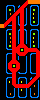

Rendered tile map (Tiled .tmx) drawn with the repository's tilesets; below, a short description and the full map source, tile grids included:
An orthogonal 10x25 tile map with 4x4 px tiles, 1 tile layer (Capa de Patrones 1).

<map version="1.0" tiledversion="1.0.2" orientation="orthogonal" renderorder="right-down" width="10" height="25" tilewidth="4" tileheight="4" nextobjectid="1">
 <tileset firstgid="1" source="tilesetFactory.tsx" />
 <layer name="Capa de Patrones 1" width="10" height="25">
  <data encoding="csv">
13,13,13,13,13,13,7,14,14,14,
13,1,6,2,1,7,12,1,6,2,
13,5,3,5,7,4,5,5,3,5,
13,5,16,7,12,4,5,5,15,5,
13,5,7,4,5,4,5,5,15,5,
13,7,12,4,5,4,5,5,3,5,
14,12,6,4,9,4,10,9,6,10,
13,1,6,4,1,4,2,1,6,2,
13,5,3,4,5,4,5,5,3,5,
13,5,16,4,5,4,5,5,15,5,
13,5,16,4,5,4,5,5,15,5,
13,5,3,4,7,4,8,5,3,5,
13,9,6,4,4,3,4,4,4,8,
13,1,6,4,11,4,12,1,6,4,
13,5,13,4,5,13,5,5,13,4,
13,5,7,4,8,13,5,5,13,4,
13,5,4,3,4,13,5,5,13,4,
13,5,11,4,12,13,5,5,13,4,
13,9,6,4,9,6,10,9,6,4,
13,1,6,4,1,6,2,1,7,12,
13,5,15,4,5,15,5,7,12,5,
13,5,13,11,4,4,4,12,16,5,
13,5,13,5,5,15,5,5,13,5,
13,5,16,5,5,13,5,5,16,5,
13,9,6,10,9,6,10,9,6,10
</data>
 </layer>
</map>
